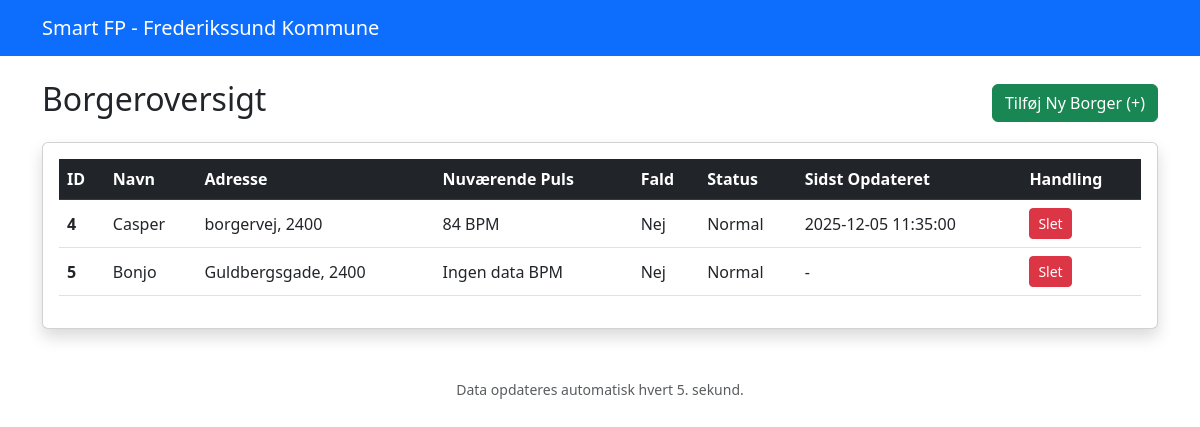
Before: / with the older database file.
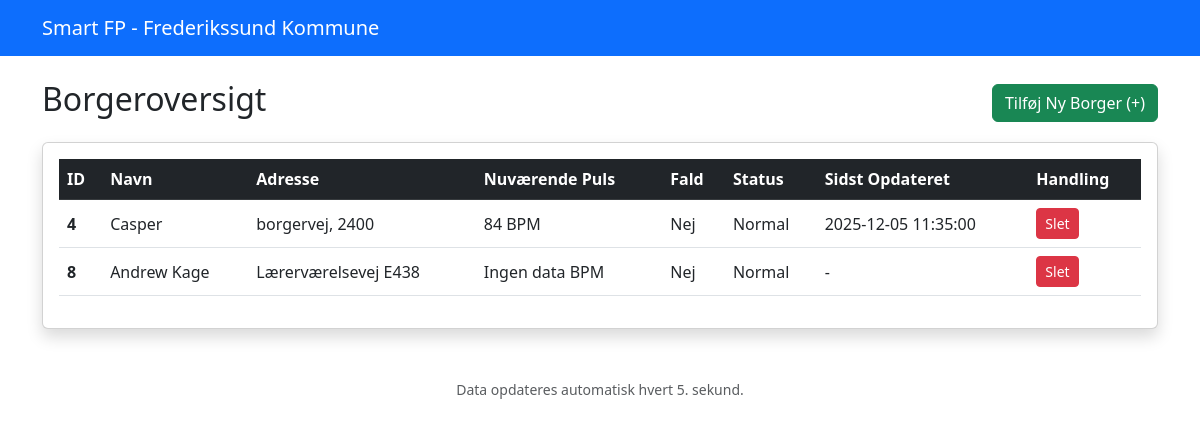
After: the same page with the newer database file.
### tables this page shows
CREATE TABLE borger (
                id INTEGER PRIMARY KEY AUTOINCREMENT,
                navn TEXT NOT NULL,
                adresse TEXT NOT NULL
            );

CREATE TABLE maaling (
                id INTEGER PRIMARY KEY AUTOINCREMENT,
                puls INTEGER NOT NULL,
                fald_registreret BOOLEAN NOT NULL,
                tidspunkt TEXT NOT NULL,
                borger_id INTEGER NOT NULL,
                FOREIGN KEY (borger_id) REFERENCES borger (id)
            );

### app.py (the view)
@app.route('/')
def index():
    return render_template('dashboard.html', borgere=hent_alle_borgere())

### app.py (called while the page is built)
def get_db():
    db = getattr(g, '_database', None)
    if db is None:
        db = g._database = sqlite3.connect(DATABASE)
        db.row_factory = sqlite3.Row
    return db

@app.teardown_appcontext
def close_connection(exception):
    db = getattr(g, '_database', None)
    if db is not None:
        db.close()

### templates/dashboard.html (shortened to what this page needs)
<!DOCTYPE html>
<html lang="da">
<head>
    <link href="https://cdn.jsdelivr.net/npm/bootstrap@5.3.0/dist/css/bootstrap.min.css" rel="stylesheet">
</head>
<body>
    <nav class="navbar navbar-dark bg-primary mb-4">
        <div class="container">
            <a class="navbar-brand" href="/">Smart FP - Frederikssund Kommune</a>
        </div>
    </nav>
    <div class="container">
        <div class="d-flex justify-content-between align-items-center mb-3">
            <h2>Borgeroversigt</h2>
            <a href="/opret" class="btn btn-success">Tilføj Ny Borger (+)</a>
        </div>
        <div class="card shadow">
            <div class="card-body">
                <table class="table table-hover align-middle">
                    <thead class="table-dark">
                        <tr>
                            <th>ID</th>
                            <th>Navn</th>
                            <th>Adresse</th>
                            <th>Nuværende Puls</th>
                            <th>Fald</th>
                            <th>Status</th>
                            <th>Sidst Opdateret</th>
                            <th>Handling</th>
                        </tr>
                    </thead>
                    <tbody>
                        {% for borger in borgere %}
                        <tr class="{% if 'KRITISK' in borger.status %}status-kritisk{% elif 'ADVARSEL' in borger.status %}status-advarsel{% endif %}">
                            <td><strong>{{ borger.id }}</strong></td>
                            <td>{{ borger.navn }}</td>
                            <td>{{ borger.adresse }}</td>
                            <td>{{ borger.puls }} BPM</td>
                            <td>{{ borger.fald }}</td>
                            <td>{{ borger.status }}</td>
                            <td>{{ borger.tid }}</td>
                            <td>
                                <form action="/slet/{{ borger.id }}" method="post" onsubmit="return confirm('ADVARSEL: Er du sikker på, at du vil slette {{ borger.navn }}?\n\nDette sletter også al historik og målinger for denne borger!');">
                                    <button type="submit" class="btn btn-danger btn-sm">Slet</button>
                                </form>
                            </td>
                        </tr>
                        {% endfor %}
                    </tbody>
                </table>
            </div>
        </div>
        <footer class="mt-5 text-muted text-center">
            <small>Data opdateres automatisk hvert 5. sekund.</small>
        </footer>
    </div>
</body>
</html>

Changed rows visible on the page:
removed borger: id "5", navn "Bonjo", adresse "Guldbergsgade, 2400", puls "Ingen data", fald "Nej", status "Normal", tid "-"
added borger: id "8", navn "Andrew Kage", adresse "Lærerværelsevej E438", puls "Ingen data", fald "Nej", status "Normal", tid "-"
